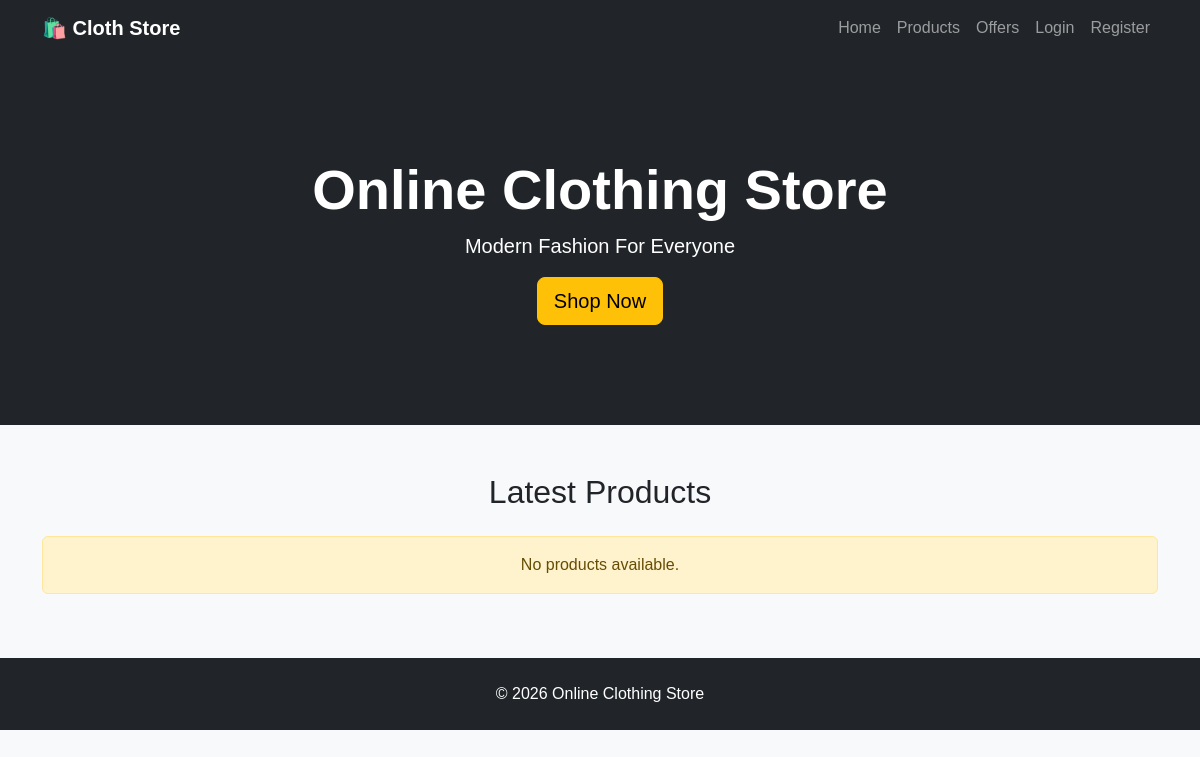
Before: / with the older database file.
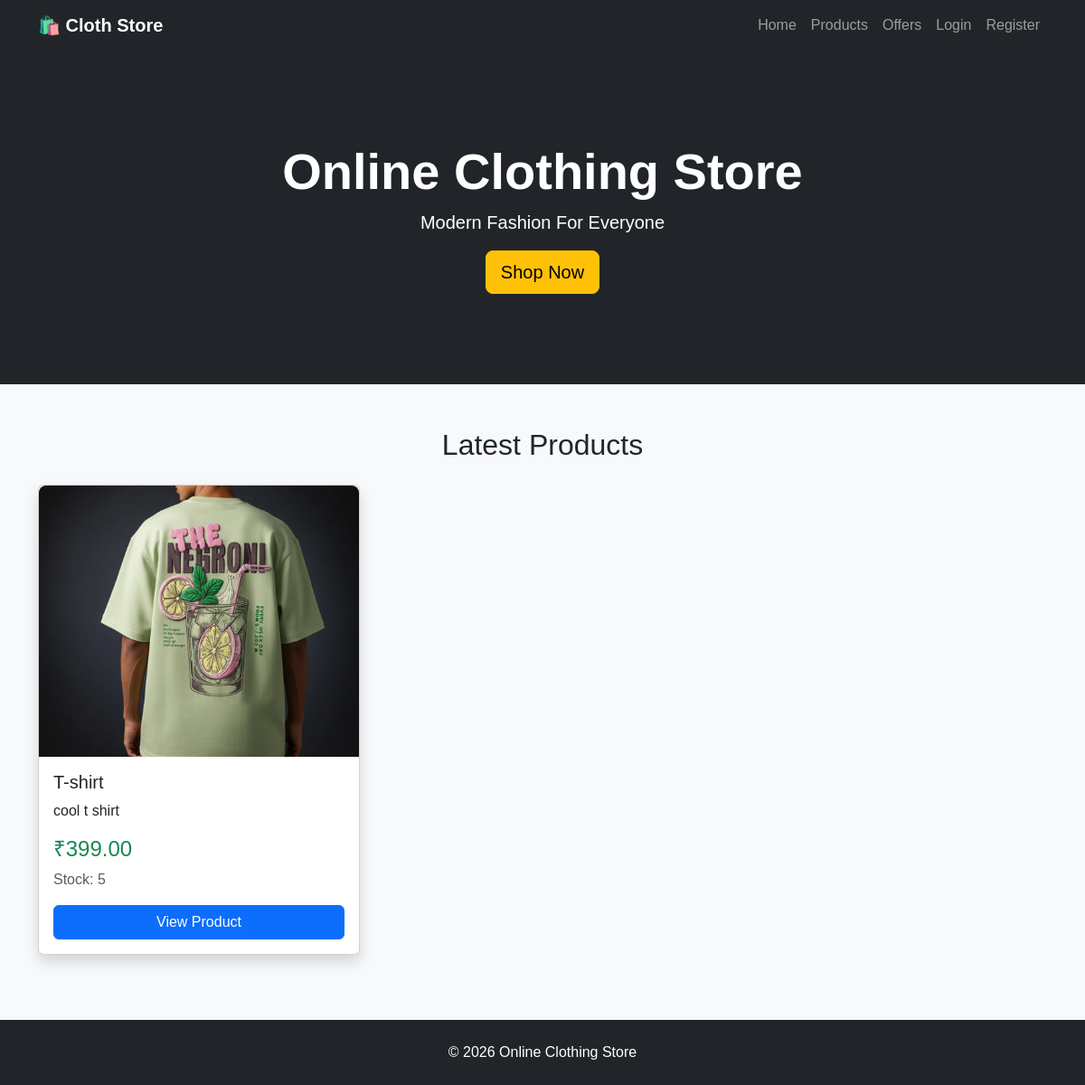
After: the same page with the newer database file.
### tables this page shows
CREATE TABLE `products` (
  `id` int(11) NOT NULL,
  `category_id` int(11) DEFAULT NULL,
  `product_name` varchar(150) NOT NULL,
  `description` text DEFAULT NULL,
  `price` decimal(10,2) DEFAULT NULL,
  `stock` int(11) DEFAULT 0,
  `image` varchar(255) DEFAULT NULL,
  `created_at` timestamp NOT NULL DEFAULT current_timestamp()
);

### index.php (the view)
<?php
include 'includes/header.php';
include 'includes/navbar.php';
include 'config/database.php';
?>
<section class="hero">
    <div class="container">
        <h1 class="display-4 fw-bold">
            Online Clothing Store
        </h1>
        <p class="lead">
            Modern Fashion For Everyone
        </p>
        <a href="products.php" class="btn btn-warning btn-lg">
            Shop Now
        </a>
    </div>
</section>
<div class="container mt-5">
    <h2 class="mb-4 text-center">
        Latest Products
    </h2>
    <div class="row">
        <?php
        $sql = "SELECT * FROM products ORDER BY id DESC LIMIT 6";
        $result = mysqli_query($conn, $sql);
        if (mysqli_num_rows($result) > 0) {
            while ($row = mysqli_fetch_assoc($result)) {
        ?>
                <div class="col-md-4 mb-4">
                    <div class="card product-card shadow h-100">
                        <img
                            src="assets/images/products/<?=
                                                        htmlspecialchars($row['image'])
                                                        ?>"
                            class="card-img-top product-image"
                            alt="<?= htmlspecialchars($row['product_name']) ?>">
                        <div class="card-body d-flex flex-column">
                            <h5 class="card-title">
                                <?= htmlspecialchars($row['product_name']) ?>
                            </h5>
                            <p class="card-text">
                                <?= htmlspecialchars($row['description']) ?>
                            </p>
                            <h4 class="text-success">
                                ₹<?= number_format($row['price'], 2) ?>
                            </h4>
                            <p class="text-muted">
                                Stock:
                                <?= (int)$row['stock'] ?>
                            </p>
                            <a
                                href="product.php?id=<?= $row['id'] ?>"
                                class="btn btn-primary mt-auto">
                                View Product
                            </a>
                        </div>
                    </div>
                </div>
            <?php
            }
        } else {
            ?>
            <div class="col-12">
                <div class="alert alert-warning text-center">
                    No products available.
                </div>
            </div>
        <?php
        }
        ?>
    </div>
</div>
<?php
include 'includes/footer.php';
?>

Changed rows visible on the page:
added products: image (picture), product_name "T-shirt", description "cool t shirt", price "399.00", stock "5"
Other visible differences:
text no longer shown: "No products available."
